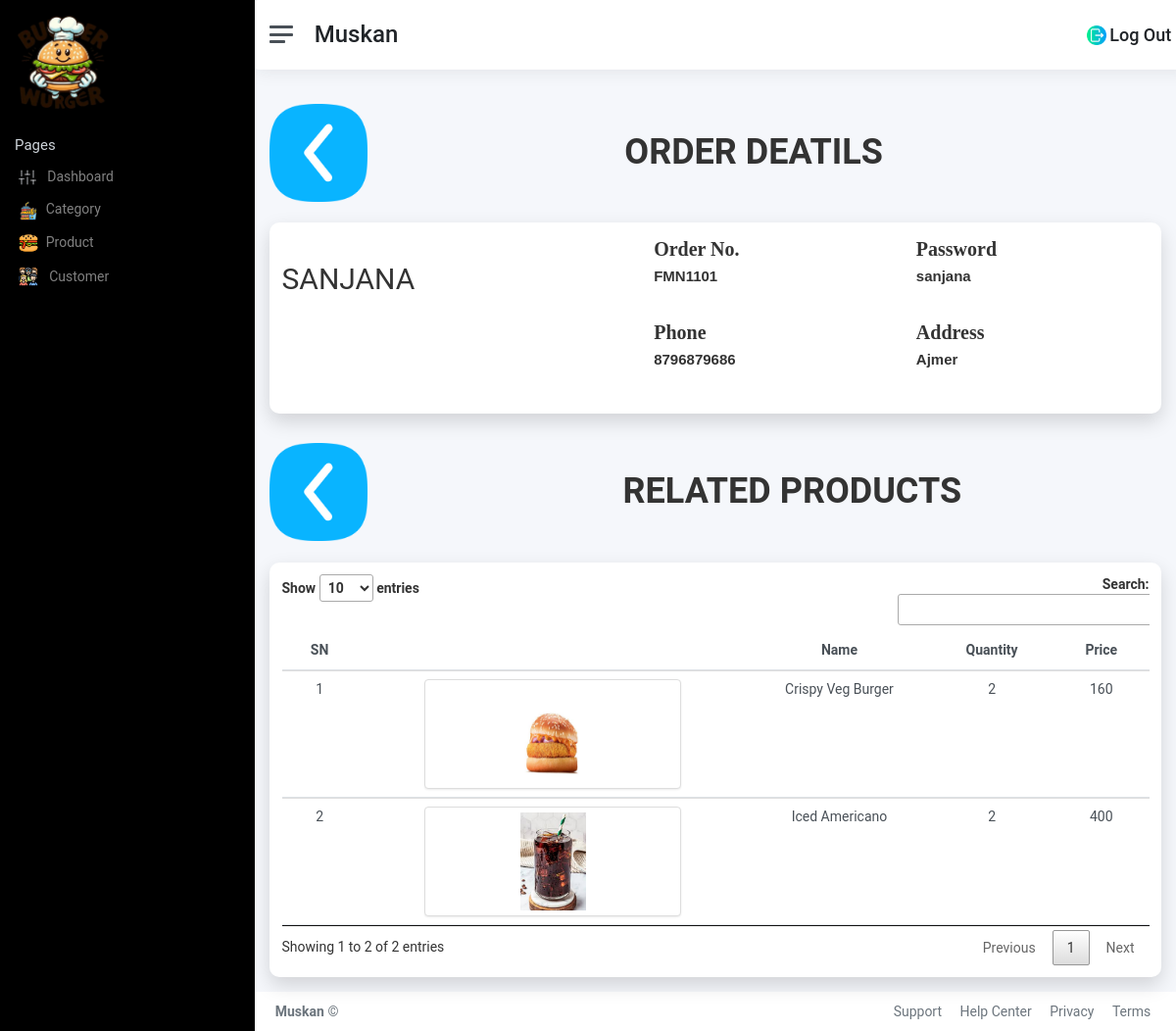
The app's page /admin/view/orderDetails.php?order_id=1 (signed in) with its own data.
### tables this page shows
CREATE TABLE IF NOT EXISTS `orders` (
  `id` int NOT NULL AUTO_INCREMENT,
  `order_no` varchar(7) NOT NULL,
  `user_id` int NOT NULL,
  PRIMARY KEY (`id`),
  KEY `order_to_user` (`user_id`)
);

CREATE TABLE IF NOT EXISTS `users` (
  `id` int NOT NULL AUTO_INCREMENT,
  `name` varchar(50) NOT NULL,
  `username` varchar(50) NOT NULL,
  `password` varchar(20) NOT NULL,
  `phone` varchar(10) NOT NULL,
  `address` varchar(100) NOT NULL,
  `type` enum('customer','admin') NOT NULL DEFAULT 'customer',
  PRIMARY KEY (`id`)
);

CREATE TABLE IF NOT EXISTS `order_details` (
  `id` int NOT NULL AUTO_INCREMENT,
  `order_id` int NOT NULL,
  `product_id` int NOT NULL,
  `qty` int NOT NULL,
  `price` double NOT NULL,
  PRIMARY KEY (`id`),
  KEY `order_to_order_detail` (`order_id`),
  KEY `product_to_order_detail` (`product_id`)
);

CREATE TABLE IF NOT EXISTS `products` (
  `id` int NOT NULL AUTO_INCREMENT,
  `name` varchar(100) NOT NULL,
  `category_id` int NOT NULL,
  `type` enum('Vegetarian','Non-vegetarian') NOT NULL,
  `description` varchar(200) NOT NULL,
  `price` double NOT NULL,
  `image` varchar(255) NOT NULL,
  `status` enum('available','not-available') NOT NULL DEFAULT 'available',
  PRIMARY KEY (`id`),
  KEY `cat_to_product` (`category_id`)
);

### admin/model/customerModel.php (called while the page is built, shortened)
<?php
include('../../connection/config.php');
class CustomerModel
{
	public $config;
	public function __construct()
	{
		$con_obj = new Connection();
		$this->config = $con_obj->connect();
	}
	public function SearchOneOrder($id)
	{
		$query = "select orders.id,orders.order_no,name,address,password,phone  from orders inner join users on users.id=orders.user_id where orders.id=$id";
		$res=mysqli_query($this->config,$query);
		 $data=mysqli_fetch_assoc($res);
		if($data!=null){
			return $data;
		}
	}
	public function ShowProducts($id)
	{
		$query = "SELECT od.id, u.id,p.image, p.name ,od.qty , (od.qty * p.price) FROM order_details od JOIN products p ON od.product_id = p.id JOIN orders o ON od.order_id = o.id  join users u on u.id=o.user_id WHERE o.id = $id";
		$res=mysqli_query($this->config,$query);
		$data=[];
		while ($row = $res->fetch_array(MYSQLI_ASSOC)) {
		 	$data[]=$row;
		 }
		if($data!=null){
			return $data;
		}
	}
}
?>

### connection/config.php (called while the page is built, shortened)
<?php
class Connection
{
	public function connect()
	{
		$this->conn = mysqli_connect("localhost","root","","burgerwurger");
		return $this->conn;
	}
}
?>

### admin/controller/customerController.php (called while the page is built, shortened)
<?php
include("../model/customerModel.php");
class CustomerController
{
	public $cus;
	public function __construct()
	{
		$this->cus = new CustomerModel();
	}
	public function showProduct($id)
	{
		return $this->cus->ShowProducts($id);
	}
	public function searchOrder($id)
	{
		return $this->cus->SearchOneOrder($id);
	}
}
?>

### admin/view/orderDetails.php (the view, shortened to what this page needs)
<?php
    require_once('nav.php');
    require_once('../controller/customerController.php');
    $obj =  new CustomerController();
     $ans=$obj->searchOrder($_REQUEST['order_id']);
    $order=$obj->showProduct($_REQUEST['order_id']);
?>
<div class="container-xl px-4 mt-4">
    <div class="row mb-4">
        <div class="col-md-2">
            <a  href="customer.php " >
                <img src="../attachment/icon_img/back.png" class="backButton img-fluid">
            </a>
        </div>
        <div class="col-md-9 d-flex align-items-center justify-content-center mt-5">
            <h1 class="title text-center ">Order Deatils</h1>
        </div>
    </div>
    <div class="card card-2 mb-5">
                <div class="card-header title"><h2><?php echo $ans['name']; ?></h2></div>
                <div class="card-body mb-2">
                        <div class="row gx-3 mb-5">
                            <div class="col-md-6 ">
                                <label class="small mb-1 lb" >Order No.</label><br>
                                <label class="small mb-1 tx" ><?php echo $ans['order_no'] ?></label>
                            </div>
                            <div class="col-md-6">
                                <label class="small mb-1 lb" >Password</label><br>
                                <label class="small mb-1 tx" ><?php echo $ans['password'] ?></label>
                            </div>
                        </div>
                        <div class="row gx-3 mb-5">
                            <div class="col-md-6">
                                <label class="small mb-1 lb" >Phone</label><br>
                                <label class="small mb-1 tx" ><?php echo $ans['phone'] ?></label>
                            </div>
                            <div class="col-md-6">
                                <label class="small mb-1 lb" >Address</label><br>
                                <label class="small mb-1 tx" ><?php echo $ans['address'] ?></label>
                            </div>
                        </div>
                </div>
            </div>
        <div class="row mb-4">
        <div class="col-md-2">
            <a  href="customerDetails.php?user_id= <?php  echo $order[0]['id'] ?> " >
                <img src="../attachment/icon_img/back.png" class="backButton img-fluid">
            </a>
        </div>
        <div class="col-md-10 d-flex align-items-center justify-content-center mt-5">
            <h1 class="title">Related Products</h1>
        </div>
    </div>
        <div class="card card-2 mb-4 text-center">
            <div class="card-body">
                <div class="table-responsive">
                    <table class="table  table-dashboard data-table " id="myTable">
                      <thead class="bg-table ">
                        <tr >
                          <th class="text-center">SN</th>
                          <th class="text-center"></th>
                          <th class="text-center">Name</th>
                          <th class="text-center">Quantity</th>
                          <th class="text-center">Price</th>
                        </tr>
                      </thead>
                      <tbody class="bg-white">
                        <?php
                            $i=1;
                            foreach ($order as $key1 => $value1) { ?>
                        <tr>
                            <?php
                                foreach ($value1 as $key2 => $value2) {
                                   if($key2!='user_id'){
                                    if($key2=='id'){
                                     echo"<td >".($i++)."</td>";
                                    }
                                    elseif ($key2 == 'image') {
                                                 echo "<td><img src='../attachment/upload/$value1[$key2] 'class='img-responsive img-thumbnail product-img  img-fluid'  ></td>";
                                    }
                                    else{
                                        echo"   <td >".$value2."</td>";
                                    }
                                }
                                }
                            } ?>
                        </tr>
                      </tbody>
                    </table>
                </div>
            </div>
        </div>
</div>
<?php
    require('footer.php');
?>

### admin/assets/css/add_c2.css (style rules this page uses)
.row { display: -webkit-box; display: -webkit-flex; display: -moz-box; display: -ms-flexbox; display: flex; -webkit-flex-wrap: wrap; -ms-flex-wrap: wrap; flex-wrap: wrap; }
html { -webkit-box-sizing: border-box; -moz-box-sizing: border-box; box-sizing: border-box; }
* { padding: 0; margin: 0; }
*, *:before, *:after { -webkit-box-sizing: inherit; -moz-box-sizing: inherit; box-sizing: inherit; }
body, h1, h2, h3, h4, h5, h6, blockquote, p, pre, dl, dd, ol, ul, figure, hr, fieldset, legend { margin: 0; padding: 0; }
table { border-collapse: collapse; border-spacing: 0; }
body { font-family: "Roboto", "Arial", "Helvetica Neue", sans-serif; font-weight: 400; font-size: 14px; }
h1, h2, h3, h4, h5, h6 { font-weight: 400; }
h1 { font-size: 36px; }
h2 { font-size: 30px; }
.title { text-transform: uppercase; font-weight: 700; margin-bottom: 37px; }
.card { overflow: hidden; -webkit-border-radius: 3px; -moz-border-radius: 3px; border-radius: 3px; background: #fff; }
.card-2 { -webkit-box-shadow: 0px 8px 20px 0px rgba(0, 0, 0, 0.15); -moz-box-shadow: 0px 8px 20px 0px rgba(0, 0, 0, 0.15); box-shadow: 0px 8px 20px 0px rgba(0, 0, 0, 0.15); -webkit-border-radius: 10px; -moz-border-radius: 10px; border-radius: 10px; width: 100%; display: table; }
.card-2 .card-body { display: table-cell; }

### records on screen
orders: user.name "SANJANA", order_no "FMN1101", user.password "sanjana", user.phone "8796879686", user.address "Ajmer"
order_details: product.image (picture), product.name "Crispy Veg Burger", qty "2", value2 "160"
order_details: product.image (picture), product.name "Iced Americano", qty "2", value2 "400"

### other values on screen
$_SESSION['name'] "Muskan"
